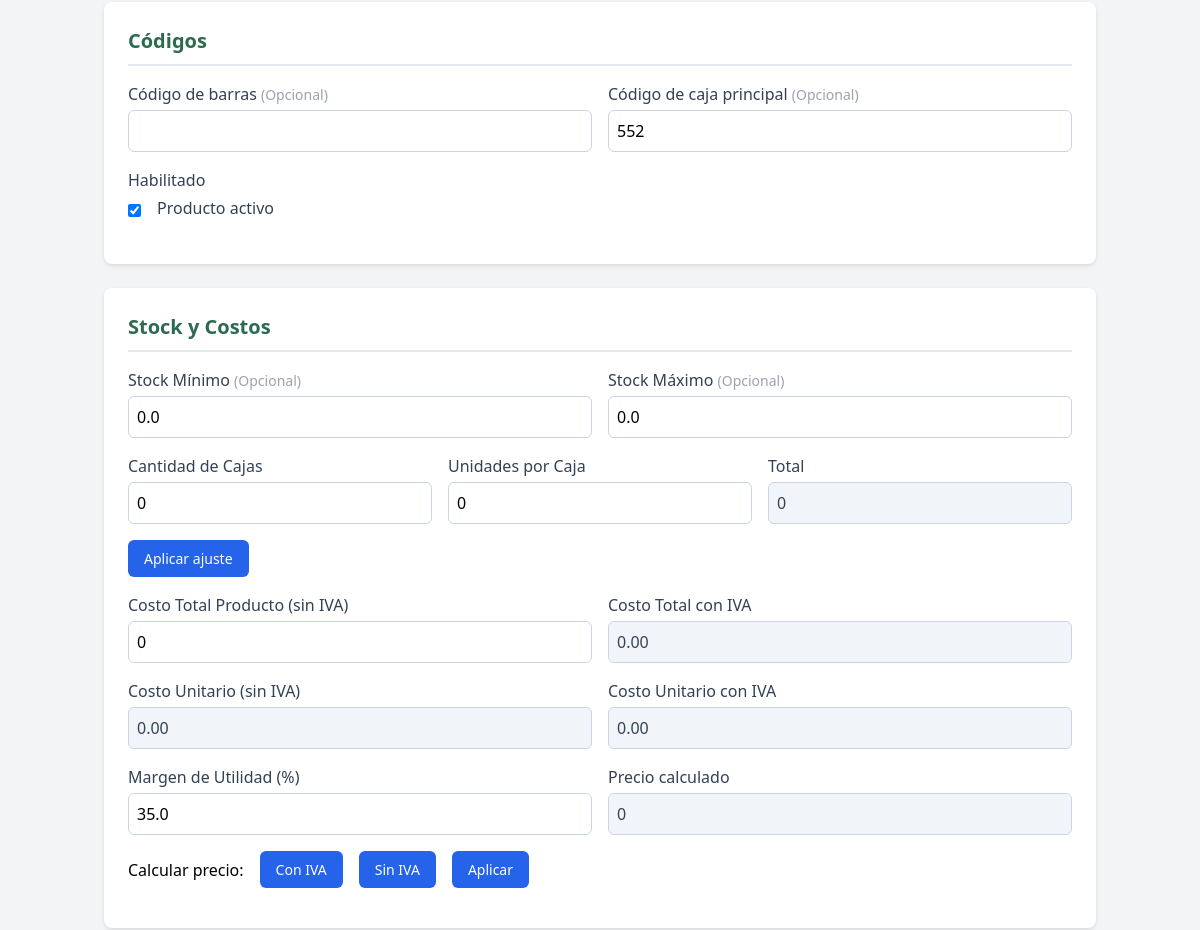
The page /productos/editar/2 (middle part) on the database as committed earlier.
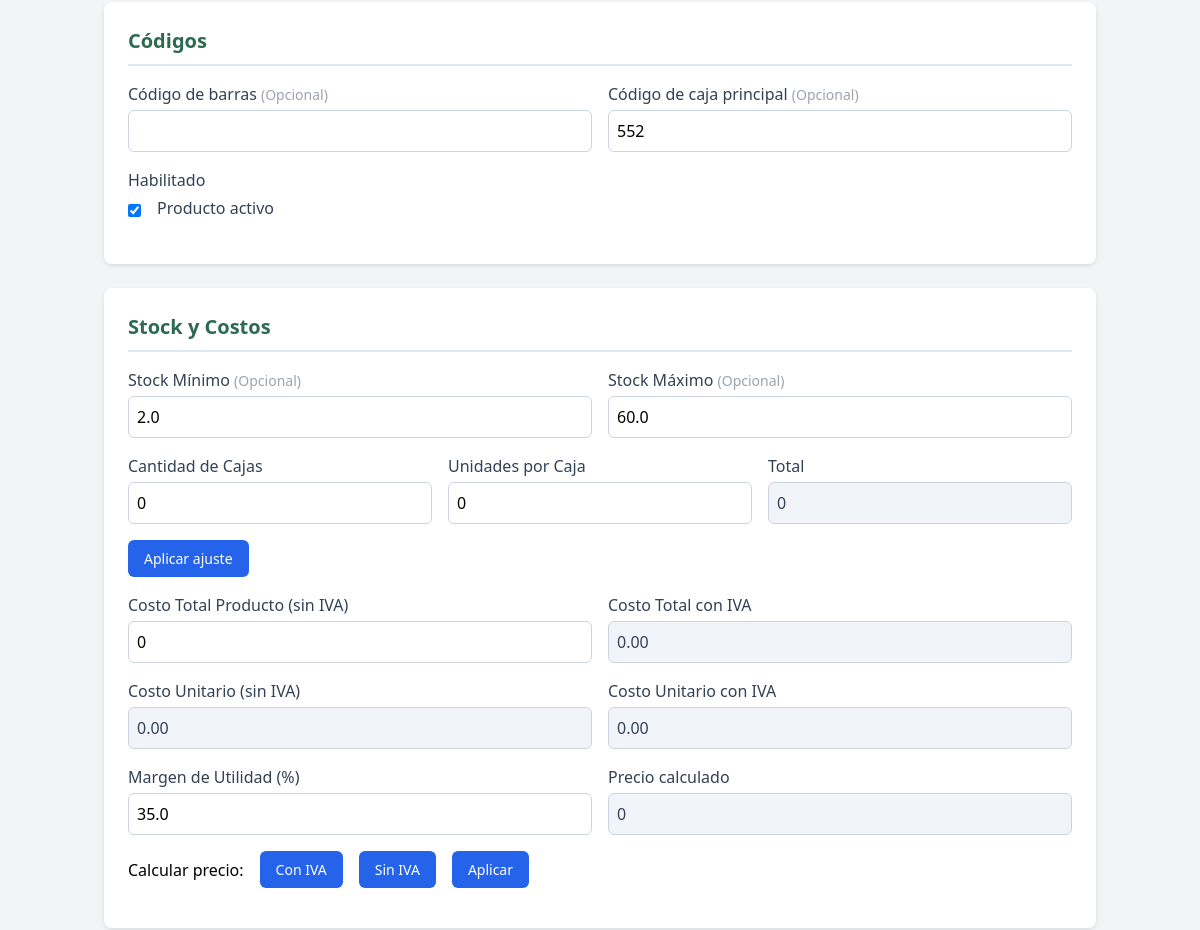
The same page on the database as committed later.
### app/models/models.py (models this page shows)
class Producto(db.Model):
    __tablename__ = 'productos'
    id = db.Column(db.Integer, primary_key=True)
    nombre = db.Column(db.String(100), nullable=False)
    precio = db.Column(db.Float, nullable=False)
    imagen = db.Column(db.String(200), nullable=True)
    categoria_id = db.Column(db.Integer, db.ForeignKey('categorias.id'), nullable=False)
    codigo = db.Column(db.String(50), unique=True, nullable=True)
    codigo_barras = db.Column(db.String(100), nullable=True)
    codigo_caja = db.Column(db.String(50), nullable=True)
    habilitado = db.Column(db.Boolean, default=True)
    formato_venta = db.Column(db.String(10), default='kg')  # Cambiado de 'unidad' a 'kg'
    stock_minimo = db.Column(db.Float, default=0)
    stock_maximo = db.Column(db.Float, default=0)
    stock_actual = db.Column(db.Float, default=0)
    costo_unitario = db.Column(db.Float, default=0)
    costo_unitario_con_iva = db.Column(db.Float, default=0)
    margen_utilidad = db.Column(db.Float, default=0)
    iva_incluido = db.Column(db.Boolean, default=False)
    nombre_ticket = db.Column(db.String(100), nullable=True)

### app/routes/products.py (the view, shortened to what this page needs)
@products_bp.route('/editar/<int:id>', methods=['GET', 'POST'])
def editar(id):
    producto = Producto.query.get_or_404(id)
    categorias = Categoria.query.all()
    return render_template('producto_form.html', categorias=categorias, producto=producto)

### app/templates/producto_form.html (shortened to what the changed rows need)
{% extends "base.html" %}
{% block content %}
<div class="max-w-6xl mx-auto">
    <form method="POST" enctype="multipart/form-data" id="producto-form">
        <div class="form-section">
            <div class="grid-2">
                <div class="campo">
                    <label>Código de caja principal <span class="text-gray-400 text-sm">(Opcional)</span></label>
                    <input type="text" name="codigo_caja" value="{{ producto.codigo_caja if producto else '' }}">
                </div>
            </div>
            <div class="campo">
                <div class="flex items-center">
                    <input type="checkbox" name="habilitado" id="habilitado" {% if not producto or producto.habilitado %}checked{% endif %}>
                    <label for="habilitado" class="ml-2">Producto activo</label>
                </div>
            </div>
        </div>
        <div class="form-section">
            <div class="grid-2">
                <div class="campo">
                    <label>Stock Mínimo <span class="text-gray-400 text-sm">(Opcional)</span></label>
                    <input type="number" step="0.01" name="stock_minimo" id="stock_minimo" value="{{ producto.stock_minimo if producto else 0 }}">
                </div>
                <div class="campo">
                    <label>Stock Máximo <span class="text-gray-400 text-sm">(Opcional)</span></label>
                    <input type="number" step="0.01" name="stock_maximo" id="stock_maximo" value="{{ producto.stock_maximo if producto else 0 }}">
                </div>
            </div>
            <div class="grid-2">
                <div class="campo">
                    <label>Margen de Utilidad (%)</label>
                    <input type="number" step="0.01" name="margen_utilidad" id="margen" value="{{ producto.margen_utilidad if producto else 0 }}">
                </div>
            </div>
        </div>
    </form>
</div>
{% endblock %}

Rows that differ between the two databases and show on the page:
changed Producto: stock_minimo "0.0" → "2.0"; stock_maximo "0.0" → "60.0"
